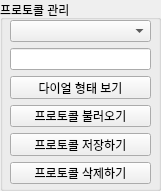
<?xml version="1.0" encoding="UTF-8"?>
<ui version="4.0">
 <class>Form</class>
 <widget class="QWidget" name="Form">
  <property name="geometry">
   <rect>
    <x>0</x>
    <y>0</y>
    <width>161</width>
    <height>191</height>
   </rect>
  </property>
  <property name="windowTitle">
   <string>Form</string>
  </property>
  <widget class="QGroupBox" name="groupBox_3">
   <property name="geometry">
    <rect>
     <x>0</x>
     <y>0</y>
     <width>161</width>
     <height>191</height>
    </rect>
   </property>
   <property name="title">
    <string>프로토콜 관리</string>
   </property>
   <widget class="QWidget" name="verticalLayoutWidget_5">
    <property name="geometry">
     <rect>
      <x>10</x>
      <y>20</y>
      <width>141</width>
      <height>164</height>
     </rect>
    </property>
    <layout class="QVBoxLayout" name="verticalLayout_7">
     <item>
      <widget class="QComboBox" name="cb_protocol_list"/>
     </item>
     <item>
      <widget class="QLineEdit" name="le_protocol_name"/>
     </item>
     <item>
      <widget class="QPushButton" name="pb_show_dialbox">
       <property name="text">
        <string>다이얼 형태 보기</string>
       </property>
      </widget>
     </item>
     <item>
      <widget class="QPushButton" name="pb_load">
       <property name="text">
        <string>프로토콜 불러오기</string>
       </property>
      </widget>
     </item>
     <item>
      <widget class="QPushButton" name="pb_save">
       <property name="text">
        <string>프로토콜 저장하기</string>
       </property>
      </widget>
     </item>
     <item>
      <widget class="QPushButton" name="pb_delete">
       <property name="text">
        <string>프로토콜 삭제하기</string>
       </property>
      </widget>
     </item>
    </layout>
   </widget>
  </widget>
 </widget>
 <resources/>
 <connections>
  <connection>
   <sender>pb_save</sender>
   <signal>clicked()</signal>
   <receiver>Form</receiver>
   <slot>slot_save()</slot>
   <hints>
    <hint type="sourcelabel">
     <x>98</x>
     <y>145</y>
    </hint>
    <hint type="destinationlabel">
     <x>168</x>
     <y>142</y>
    </hint>
   </hints>
  </connection>
  <connection>
   <sender>pb_load</sender>
   <signal>clicked()</signal>
   <receiver>Form</receiver>
   <slot>slot_load()</slot>
   <hints>
    <hint type="sourcelabel">
     <x>73</x>
     <y>114</y>
    </hint>
    <hint type="destinationlabel">
     <x>200</x>
     <y>113</y>
    </hint>
   </hints>
  </connection>
  <connection>
   <sender>pb_delete</sender>
   <signal>clicked()</signal>
   <receiver>Form</receiver>
   <slot>slot_del()</slot>
   <hints>
    <hint type="sourcelabel">
     <x>39</x>
     <y>163</y>
    </hint>
    <hint type="destinationlabel">
     <x>306</x>
     <y>168</y>
    </hint>
   </hints>
  </connection>
  <connection>
   <sender>pb_show_dialbox</sender>
   <signal>clicked()</signal>
   <receiver>Form</receiver>
   <slot>slot_show_dial()</slot>
   <hints>
    <hint type="sourcelabel">
     <x>86</x>
     <y>85</y>
    </hint>
    <hint type="destinationlabel">
     <x>432</x>
     <y>80</y>
    </hint>
   </hints>
  </connection>
  <connection>
   <sender>cb_protocol_list</sender>
   <signal>currentIndexChanged(int)</signal>
   <receiver>Form</receiver>
   <slot>slot_set_selected_protocol(int)</slot>
   <hints>
    <hint type="sourcelabel">
     <x>116</x>
     <y>35</y>
    </hint>
    <hint type="destinationlabel">
     <x>205</x>
     <y>27</y>
    </hint>
   </hints>
  </connection>
 </connections>
 <slots>
  <slot>slot_save()</slot>
  <slot>slot_load()</slot>
  <slot>slot_del()</slot>
  <slot>slot_show_dial()</slot>
  <slot>slot_set_selected_protocol(int)</slot>
 </slots>
</ui>
